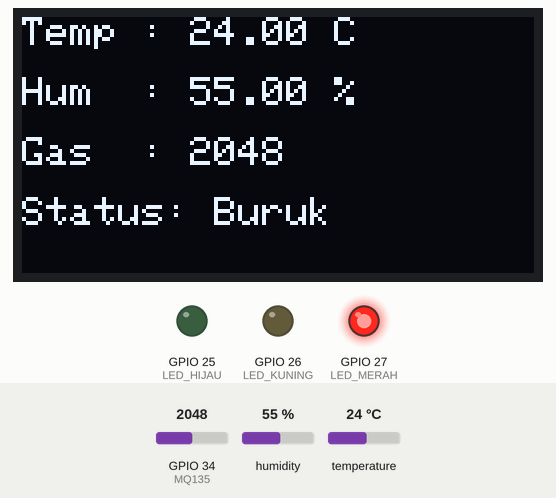
The sketch below on a simulated ESP32. On the bench: 128×64 one-colour display, output pins drawn as LEDs (lit = HIGH). Inputs (shaded band) come from the test bench; at power-on: GPIO 34 (MQ135) = 2048, humidity 55 %, temperature 24 °C. WiFi joins after 1.5 s; servers stay silent unless stated; what the sketch prints to the serial monitor is not drawn.

Above: at 5.4 s.
5.5 s: GPIO 34 (MQ135) set to 1934
At 9.0 s:
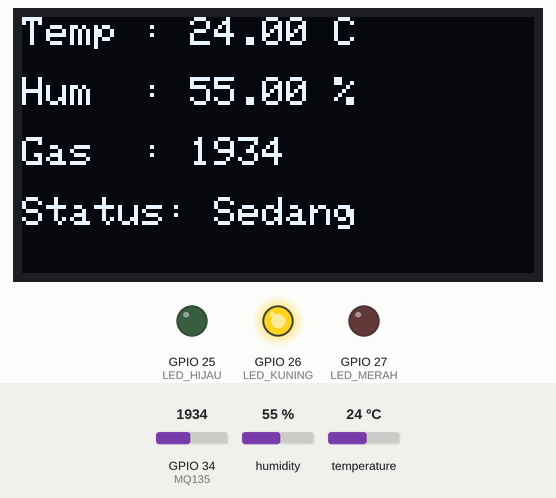
9.3 s: GPIO 34 (MQ135) set to 1613
At 11.3 s:
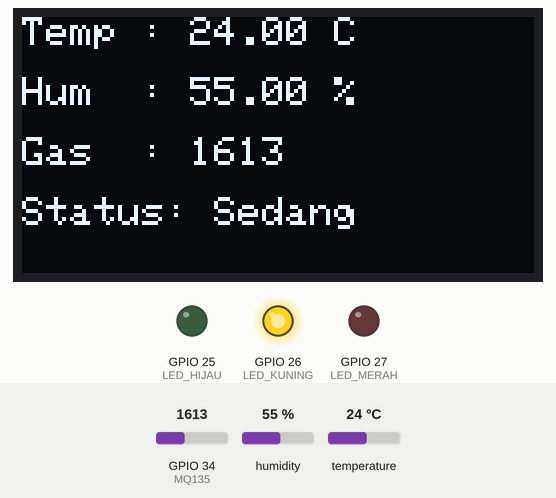
12.3 s: GPIO 34 (MQ135) set to 1496
At 14.8 s:
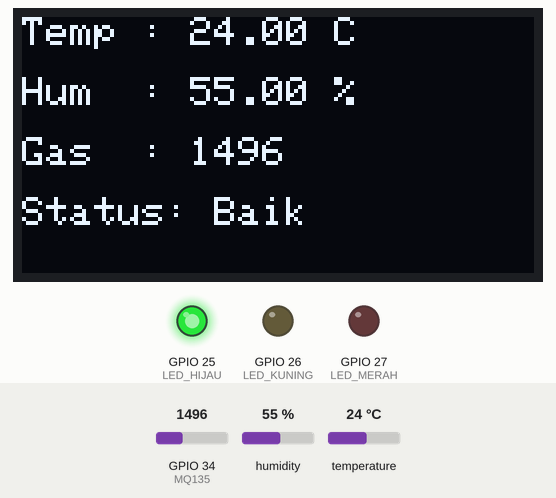
15.3 s: humidity set to 22 %
At 18.0 s:
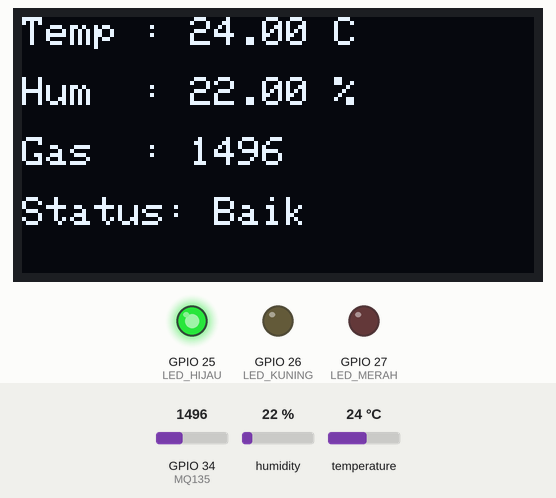
18.3 s: GPIO 34 (MQ135) set to 2040
At 20.6 s:
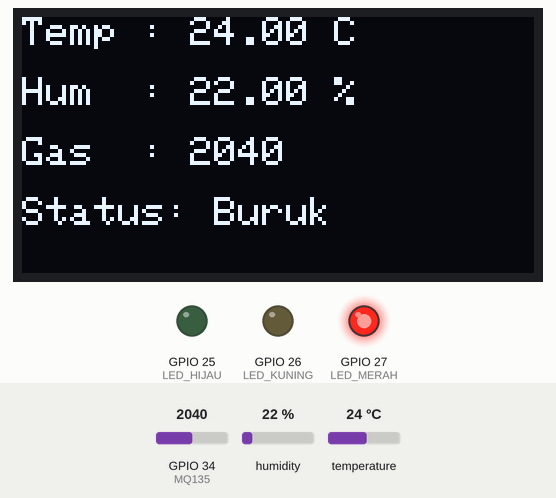
21.3 s: temperature set to 12 °C
At 24.0 s:
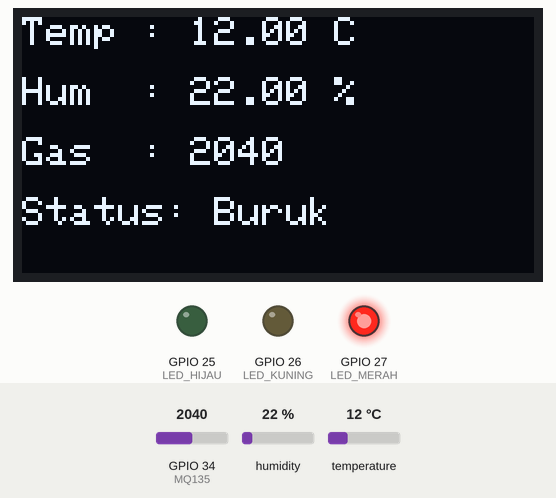
Timing chart, 0 to 25.3 s (numbered marks = the images above; inputs shaded):
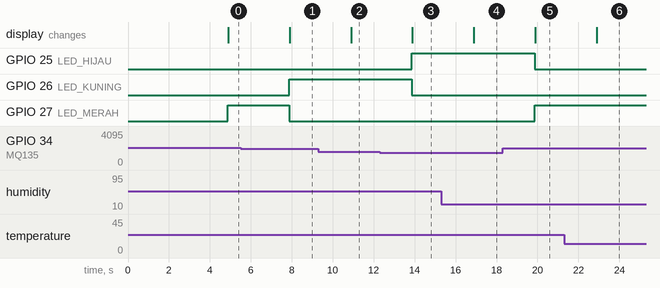

Measured:
- the behaviour switches between 2000 and 1999 on GPIO 34 (MQ135) (found by bisection; images 0 and 1)
- the behaviour switches between 1550 and 1549 on GPIO 34 (MQ135) (found by bisection; images 2 and 3)
- after the input at 5.5 s, GPIO 26 (LED_KUNING): LOW → HIGH after 2.4 s; GPIO 27 (LED_MERAH): HIGH → LOW after 2.4 s; the display: changes after 2.4 s (image 1)
- after the input at 9.3 s, the display: changes after 1.6 s (image 2)
- after the input at 12.3 s, GPIO 25 (LED_HIJAU): LOW → HIGH after 1.6 s; GPIO 26 (LED_KUNING): HIGH → LOW after 1.6 s; the display: changes after 1.6 s (image 3)
- after the input at 15.3 s, the display: changes after 1.6 s (image 4)
- after the input at 18.3 s, GPIO 25 (LED_HIJAU): HIGH → LOW after 1.6 s; GPIO 27 (LED_MERAH): LOW → HIGH after 1.6 s; the display: changes after 1.6 s (image 5)
- after the input at 21.3 s, the display: changes after 1.6 s (image 6)

The sketch:

Proyek_Akhir_Prediksi_Kualitas_Udara_dengan_Sensor_MQ-135.ino
```cpp
/*
 * Proyek: Air Quality Monitor (Sistem Pemantau Kualitas Udara)
 * Deskripsi: Membaca suhu/kelembapan (DHT22) dan kadar gas (MQ135),
 * menampilkannya di OLED, mengirim data ke Blynk IoT,
 * serta mengontrol indikator LED & notifikasi HP.
 */

// Konfigurasi Blynk Cloud (Pastikan Token dan ID sesuai dengan akun Blynk Anda)
#define BLYNK_TEMPLATE_ID "TMPL6xEJdWMDV"
#define BLYNK_TEMPLATE_NAME "AIR QUALITY MONITOR"
#define BLYNK_AUTH_TOKEN "8ip--7RAfh0kDRjEmAeV9bAs9COKBgeT"

// Import Library yang Dibutuhkan
#include <WiFi.h>
#include <BlynkSimpleEsp32.h>
#include <DHT.h>
#include <Wire.h>
#include <Adafruit_GFX.h>
#include <Adafruit_SSD1306.h>

// Konfigurasi Jaringan Wi-Fi
char ssid[] = "FAREL";
char pass[] = "77777777";

// Definisikan Pin Sensor
#define DHTPIN 4       // Pin Data Sensor DHT22 disambungkan ke GPIO 4
#define DHTTYPE DHT22  // Jenis sensor yang digunakan adalah DHT22
#define MQ135 34       // Pin Analog Sensor MQ135 disambungkan ke GPIO 34 (ADC)

// Definisikan Pin Indikator LED
#define LED_HIJAU 25   // LED Hijau (Udara Baik) di GPIO 25
#define LED_KUNING 26  // LED Kuning (Udara Sedang) di GPIO 26
#define LED_MERAH 27   // LED Merah (Udara Buruk) di GPIO 27

// Inisialisasi Sensor DHT22
DHT dht(DHTPIN, DHTTYPE);

// Konfigurasi Dimensi Layar OLED SSD1306 (128x64 Piksel)
#define SCREEN_WIDTH 128
#define SCREEN_HEIGHT 64

// Inisialisasi Objek Display OLED dengan Komunikasi I2C
Adafruit_SSD1306 display(SCREEN_WIDTH, SCREEN_HEIGHT, &Wire, -1);

// Objek Timer untuk mengatur interval pengiriman data ke Blynk tanpa memblokir loop
BlynkTimer timer;

// Variabel flag agar notifikasi ke HP tidak terkirim terus-menerus saat kondisi buruk
bool notifTerkirim = false;

/*
 * Fungsi: kirimData
 * Deskripsi: Mengambil data sensor, memproses logika kualitas udara,
 * mengontrol LED, mengupdate OLED, dan mengirim data ke Blynk.
 */
void kirimData() {
  // Membaca nilai suhu dan kelembapan dari sensor DHT22
  float t = dht.readTemperature();
  float h = dht.readHumidity();
  // Membaca nilai analog dari sensor gas MQ135
  int gas = analogRead(MQ135);

  String statusUdara;

  // Validasi: Cek apakah sensor DHT22 merespon dengan benar
  if (isnan(t) || isnan(h)) {
    Serial.println("Gagal membaca DHT22!");
    return;
  }

  // --- Logika Klasifikasi Kualitas Udara & Kontrol LED ---

  // Kondisi 1: Kualitas Udara Baik (Nilai gas di bawah 1550)
  if (gas < 1550) {
    statusUdara = "Baik";
    digitalWrite(LED_HIJAU, HIGH);
    digitalWrite(LED_KUNING, LOW);
    digitalWrite(LED_MERAH, LOW);
    notifTerkirim = false; // Reset flag notifikasi jika udara kembali normal
  }
  // Kondisi 2: Kualitas Udara Sedang (Nilai gas antara 1550 - 1999)
  else if (gas < 2000) {
    statusUdara = "Sedang";
    digitalWrite(LED_HIJAU, LOW);
    digitalWrite(LED_KUNING, HIGH);
    digitalWrite(LED_MERAH, LOW);
    notifTerkirim = false; // Reset flag notifikasi jika udara membaik
  }
  // Kondisi 3: Kualitas Udara Buruk (Nilai gas 2000 ke atas)
  else {
    statusUdara = "Buruk";
    digitalWrite(LED_HIJAU, LOW);
    digitalWrite(LED_KUNING, LOW);
    digitalWrite(LED_MERAH, HIGH);

    // Kirim notifikasi Blynk logEvent ke Smartphone (Hanya dikirim SEKALI saat pertama kali buruk)
    if (!notifTerkirim) {
      Blynk.logEvent(
        "air_quality_monitor",
        String("⚠️ Kualitas udara buruk terdeteksi!\n") +
        "Gas: " + String(gas) +
        "\nSuhu: " + String(t, 1) + " C" +
        "\nKelembapan: " + String(h, 1) + " %"
      );
      Serial.println("NOTIFIKASI TERKIRIM KE HP");
      notifTerkirim = true; // Kunci flag agar tidak spamming notifikasi
    }
  }

  // --- Pengiriman Data ke Blynk Virtual Pin ---
  Blynk.virtualWrite(V0, gas);
  Blynk.virtualWrite(V1, t);
  Blynk.virtualWrite(V2, h);
  Blynk.virtualWrite(V3, statusUdara);

  // --- Pembaruan Tampilan Layar OLED ---
  display.clearDisplay();       // Bersihkan layar
  display.setTextSize(1);       // Set ukuran font ke standard
  display.setTextColor(WHITE);  // Set warna font putih

  // Tampilkan Informasi Suhu
  display.setCursor(0, 0);
  display.print("Temp : "); display.print(t); display.print(" C");

  // Tampilkan Informasi Kelembapan
  display.setCursor(0, 15);
  display.print("Hum  : "); display.print(h); display.print(" %");

  // Tampilkan Nilai Gas
  display.setCursor(0, 30);
  display.print("Gas  : "); display.print(gas);

  // Tampilkan Status Kualitas Udara
  display.setCursor(0, 45);
  display.print("Status: "); display.print(statusUdara);

  display.display(); // Terapkan perubahan ke layar OLED

  // --- Output Debugging via Serial Monitor ---
  Serial.print("Suhu: "); Serial.print(t);
  Serial.print(" C | Kelembapan: "); Serial.print(h);
  Serial.print(" % | Gas: "); Serial.print(gas);
  Serial.print(" | Status: "); Serial.println(statusUdara);
}

void setup() {
  // Inisialisasi Komunikasi Serial dengan Baud Rate 115200
  Serial.begin(115200);

  // Mengaktifkan Sensor DHT22
  dht.begin();

  // Konfigurasi Pin LED sebagai Output
  pinMode(LED_HIJAU, OUTPUT);
  pinMode(LED_KUNING, OUTPUT);
  pinMode(LED_MERAH, OUTPUT);

  // Matikan semua LED di awal sistem menyala
  digitalWrite(LED_HIJAU, LOW);
  digitalWrite(LED_KUNING, LOW);
  digitalWrite(LED_MERAH, LOW);

  // Inisialisasi Layar OLED (Alamat I2C umum: 0x3C)
  if (!display.begin(SSD1306_SWITCHCAPVCC, 0x3C)) {
    Serial.println("OLED tidak terdeteksi!");
    while (true); // Kunci sistem jika hardware OLED bermasalah
  }

  display.clearDisplay();
  display.display();

  // Menghubungkan ESP32 ke Jaringan Wi-Fi dan Server Blynk IoT
  Serial.println("Menghubungkan ke WiFi...");
  Blynk.begin(BLYNK_AUTH_TOKEN, ssid, pass);

  // Mengatur Interval Timer: Menjalankan fungsi kirimData setiap 3000ms (3 detik)
  timer.setInterval(3000L, kirimData);
}

void loop() {
  Blynk.run(); // Menjaga koneksi dan memproses sinkronisasi data Blynk Cloud
  timer.run(); // Menjalankan penjadwalan fungsi dari BlynkTimer
}
```
